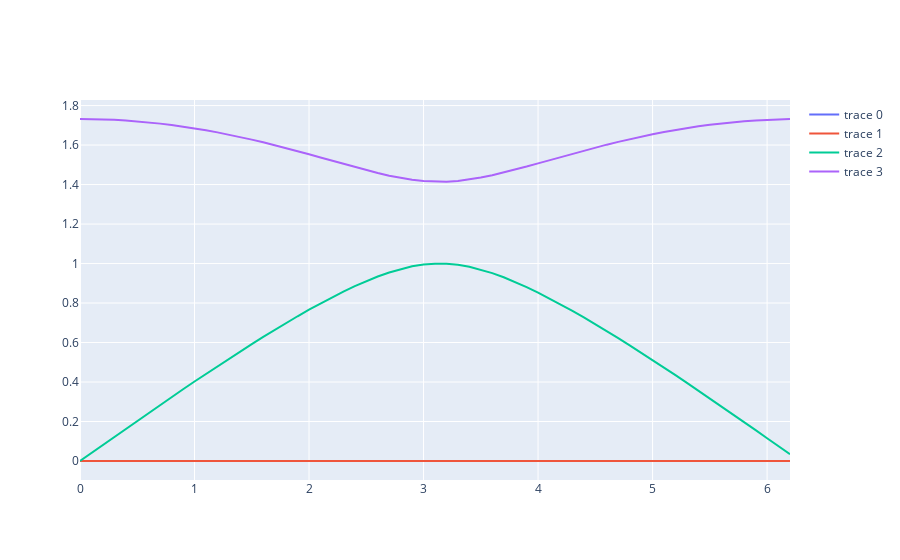

Notebook code cell kept with this figure:
### Markdown cell above
inertial frame bulk only

### Code cell
import numpy as np
from mlat.const import dirac

k1 = 1.
k2 = .5
m1 = 1.
m2 = 1.
qs = np.arange(0, 2 * np.pi, 0.1)

M = np.diag([m1, m1, m2, m2])
iM = np.linalg.inv(M)

r = dirac(2)
r11 = r.ket(0) * r.bra(0)
r22 = r.ket(1) * r.bra(1)
i = np.eye(2)


evals_all = []
evecs_all = []
for q in qs: 
    Q = np.exp(1.j * q)
    H = np.vstack([
        np.hstack([ (k1 + k2) * r22, -(k1 + k2 * Q.conj()) * r22]),
        np.hstack([-(k1 + k2 * Q) * r22, (k1 + k2) * r22]),
    ])
    # H = np.vstack([
    #     np.hstack([(k1 + k2), -(k1 + k2 * Q.conj()) ]),
    #     np.hstack([-(k1 + k2 * Q) , (k1 + k2) ]),
    # ])
    evals, evecs = np.linalg.eig(iM.dot(H))
    idcs = np.argsort(evals)
    evals, evecs = evals[idcs], evecs[idcs]
    evals_all.append(evals)
    evecs_all.append(evecs)
evals_all = np.array(evals_all)
evecs_all = np.array(evecs_all)
evals_all[:, 0].shape

# Plot

import plotly.graph_objects as go


fig = go.Figure(data=[go.Scatter(x=qs, y=np.sqrt(evals_all[:, i].real)) for i in [0, 1, 2, 3]])
fig.show()
